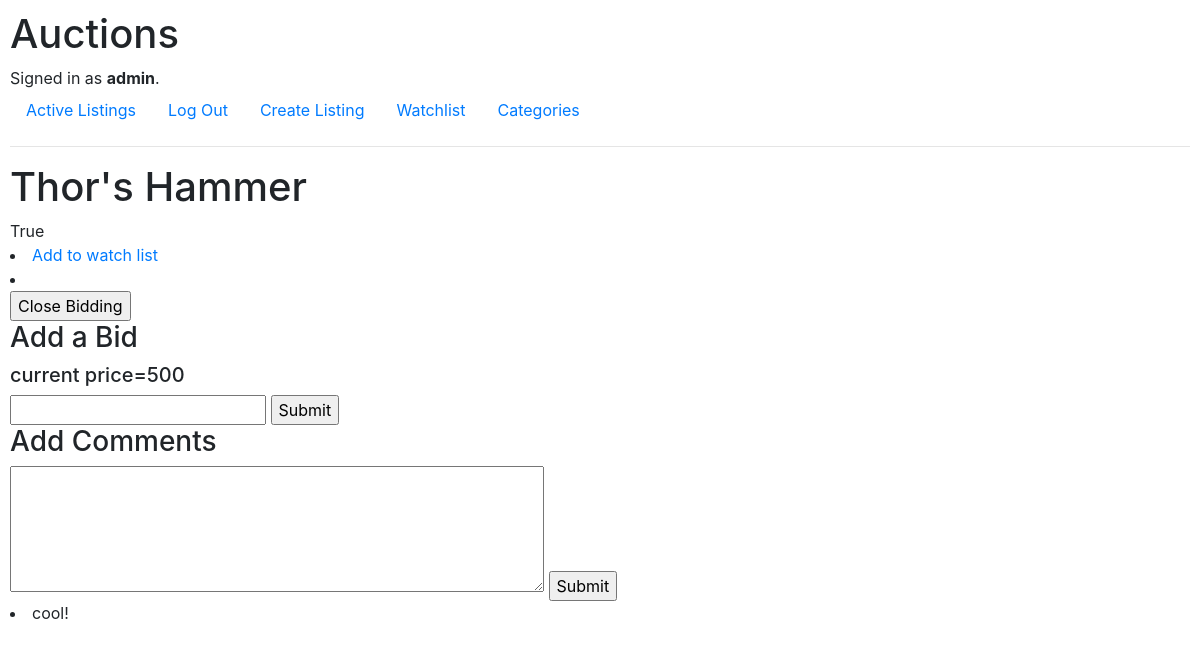
Page /list/2 (signed in) on the committed database.
### auctions/models.py (models this page shows, shortened)
class User(AbstractUser):
    pass

class Listing(models.Model):
    title      =models.CharField(max_length=200)
    description=models.CharField(max_length=4000)
    base_bid   =models.IntegerField()
    url        =models.URLField(max_length=4000, blank=True)
    category   =models.CharField(null=True, max_length=4000)
    created_by =models.ForeignKey(User,on_delete=models.CASCADE,null=True,related_name='created_by')
    status =models.BooleanField(default=True)
    winner=models.ForeignKey(User,on_delete=models.CASCADE,null=True,related_name='winner')
    def max_bid(self):
        return Bids.objects.all().filter(listing=self).aggregate(Max('bid'))

class Comment(models.Model):
    listing = models.ForeignKey(Listing,on_delete=models.CASCADE)
    user    = models.ForeignKey(User,on_delete=models.CASCADE)
    text    = models.CharField(max_length=4000)
    def __str__(self):
        return  f"{self.text}"

### auctions/views.py (the view)
# urls.py: path("list/<int:id1>",views.list,name="list"),
def list(request,id1):
    if request.method=='GET':
        listing=Listing.objects.filter(id=id1).first()
        watchlist=None
        if(request.user.is_authenticated):
            watchlist =Watchlist.objects.filter(listing=listing,user=request.user).first()
        comment=listing.comment_set.all()
        x=listing.max_bid()
        y=listing.base_bid
        print(x)
        if x['bid__max'] is None:
            x['bid__max']=y
        print(y)
        return render(request,"auctions/list.html",{'listing':listing,'comments':comment,'watchlist':watchlist,'max_bid':x})

### auctions/templates/auctions/list.html (shortened to what this page needs)
{%extends 'auctions/layout.html'%}
{% block body%}
<h1>{{listing.title}}</h1>
{{listing.status}}
{% if listing.status %}
{%if user.is_authenticated%}
{%if watchlist%}
<li><a href="/watchlist/{{listing.id}}/del">Remove from watch list</a></li>
{%else%}
<li><a href="/watchlist/{{listing.id}}/add">Add to watch list</a></li>
{% endif %}
<li><img src="{{listing.url}}" alt=""></li>
{%endif%}
{% if listing.created_by == request.user%}
<form action="/close/{{listing.id}}">
<input type="submit" value="Close Bidding" class="danger">
</form>
{% endif %}
<h3>Add a Bid</h3>
<h5>current price={{ max_bid.bid__max }}</h5>
{% with x=max_bid.bid__max %}
<form action="/bid/add/{{listing.id}}" method="post">
<input type="number" name='bid' min='{{x}}'>
<input type="submit">
</form>
{% endwith %}
<h3>Add Comments</h3>
<form action="/comment/new" method="post">
    <textarea name="comment" id="" cols="50" rows="5"></textarea>
    <input type="submit">
</form>
{%for comment in comments%}
<li>{{comment}}</li>
{% endfor %}
{% else %}
<h2>Auction is completed for this item</h2>
<h2>winner is {{listing.winner}}</h2>
{% endif %}
{% endblock %}

### auctions/templates/auctions/layout.html (shortened to what this page needs)
{% load static %}
<!DOCTYPE html>
<html lang="en">
    <head>
        <link rel="stylesheet" href="https://stackpath.bootstrapcdn.com/bootstrap/4.4.1/css/bootstrap.min.css">
        <link href="{% static 'auctions/styles.css' %}" rel="stylesheet">
    </head>
    <body>
        <h1>Auctions</h1>
        <div>
            {% if user.is_authenticated %}
                Signed in as <strong>{{ user.username }}</strong>.
            {% else %}
                Not signed in.
            {% endif %}
        </div>
        <ul class="nav">
            <li class="nav-item">
                <a class="nav-link" href="{% url 'index' %}">Active Listings</a>
            </li>
            {% if user.is_authenticated %}
                <li class="nav-item">
                    <a class="nav-link" href="{% url 'logout' %}">Log Out</a>
                </li>
                <li class="nav-item">
                   <a class="nav-link" href="{% url 'add_listing' %}">Create Listing</a>
               </li>
               <li class="nav-item">
                   <a class="nav-link" href="{% url 'watchlist' %}">Watchlist</a>
               </li>
               <li class="nav-item">
                   <a class="nav-link" href="{% url 'categories'%}">Categories</a>
               </li>
            {% endif %}
        </ul>
        <hr>
        {% block body %}
        {% endblock %}
    </body>
</html>

### auctions/static/auctions/styles.css (style rules this page uses)
body { padding: 10px; background-color: white; }
input { border: 2px solid lightblue border-radius: 5px }

### rows in the picture
User: username "admin"
Listing: title "Thor's Hammer", status "True"
Comment: text "cool!"

### other values in the picture
{{ max_bid.bid__max }} "500"
